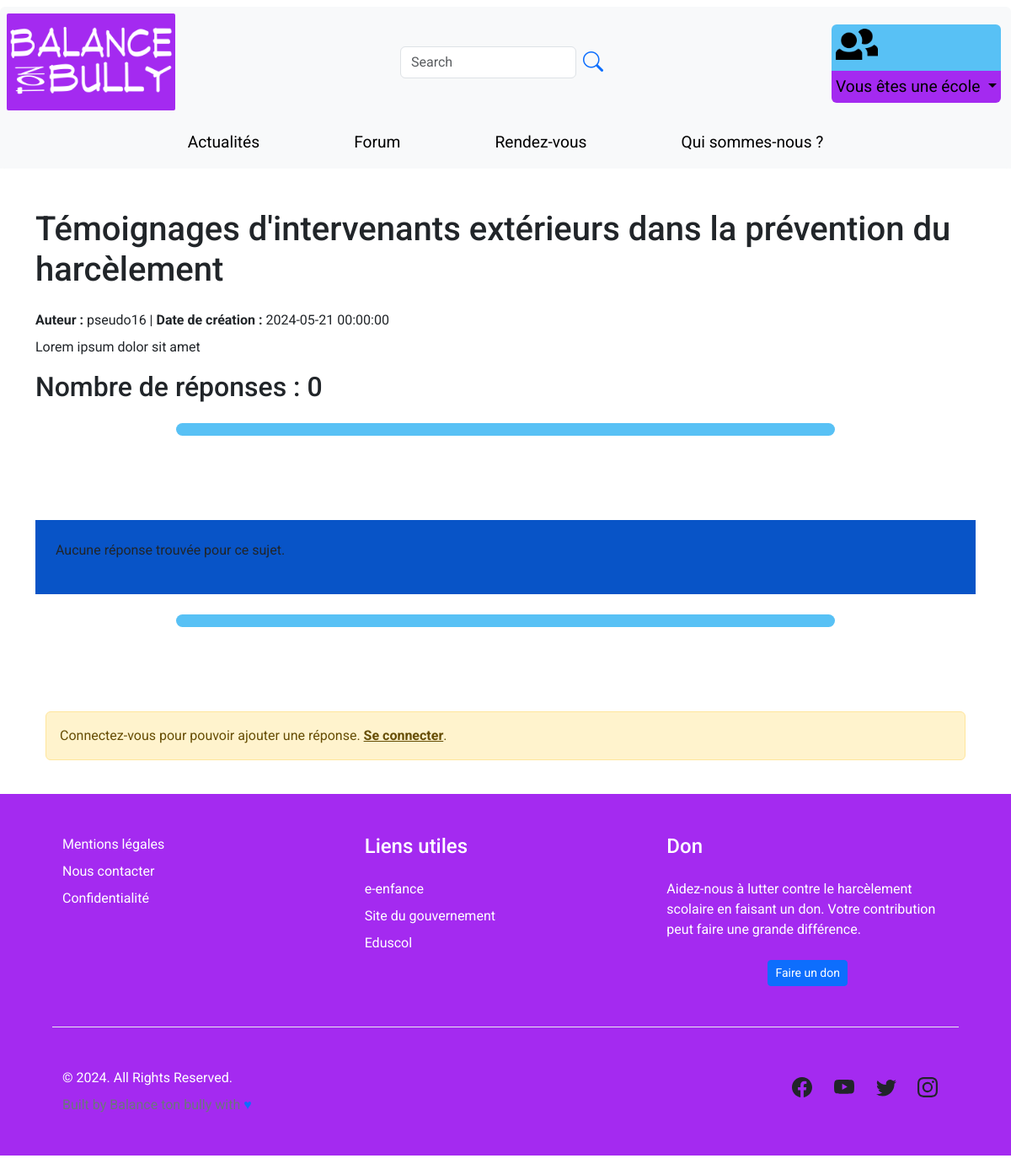
Page /pages/sujet.php?id=39 on the earlier database version.
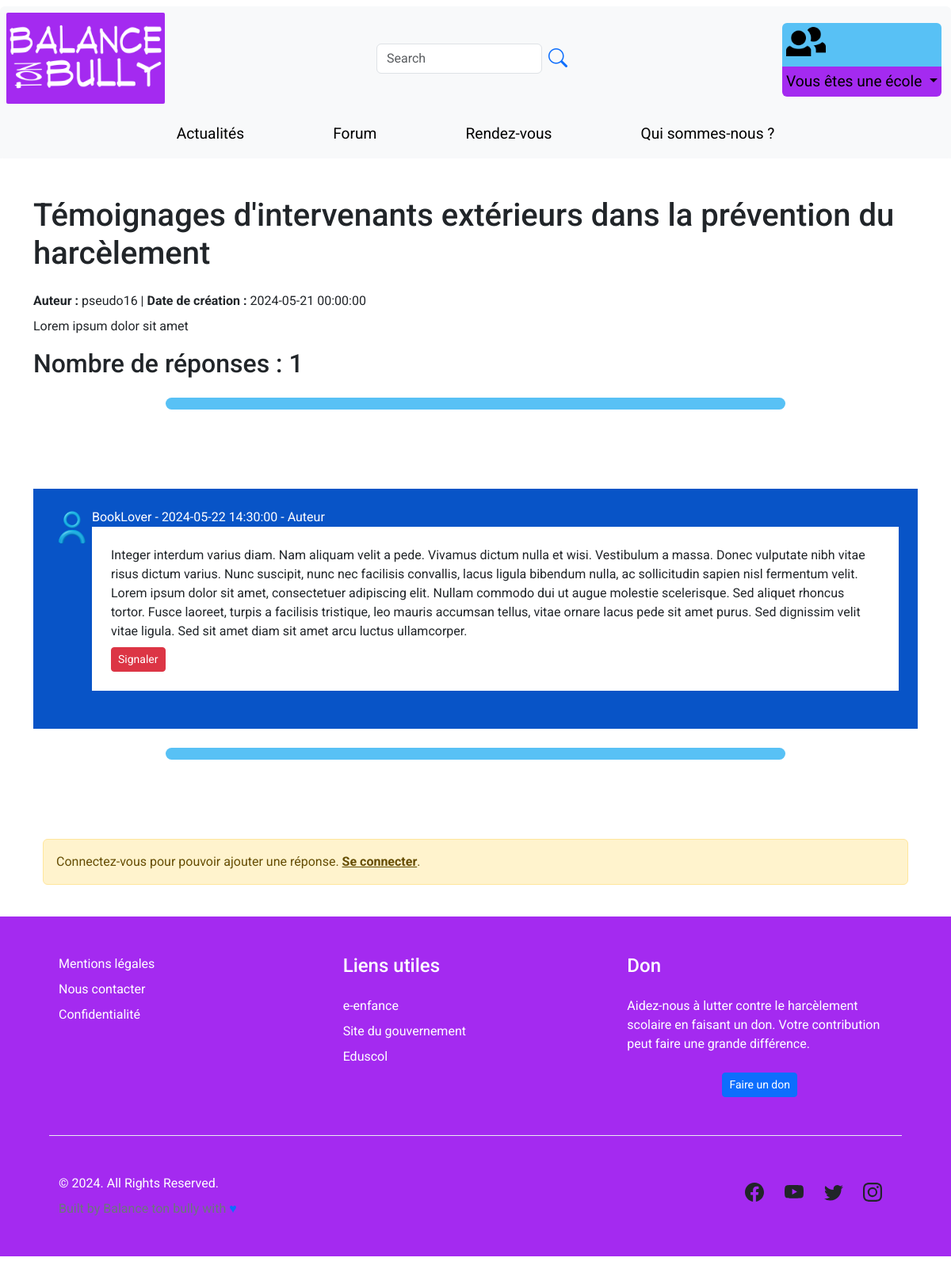
Same page on the later database version.
### tables this page shows
CREATE TABLE `reponses_forum` (
    `id_reponse` int(11) NOT NULL AUTO_INCREMENT,
    `id_sujet` int(11) NOT NULL,
    `id_utilisateur` int(11) NOT NULL,
    `contenu` text NOT NULL,
    `date_creation` datetime NOT NULL,
    PRIMARY KEY (`id_reponse`),
    CONSTRAINT `fk_reponses_sujets` FOREIGN KEY (`id_sujet`) REFERENCES `sujets_forum` (`id`),
    CONSTRAINT `fk_reponses_utilisateur` FOREIGN KEY (`id_utilisateur`) REFERENCES `utilisateurs` (`id`)
);

CREATE TABLE `utilisateurs` (
    `id` int(11) NOT NULL AUTO_INCREMENT,   
    `firstName` varchar(255),      
    `name` varchar(255),           
    `userName` varchar(255) NOT NULL,       
    `mail` varchar(255) NOT NULL,           
    `photo_avatar` varchar(255) DEFAULT '/Balance_ton_bully/assets/avatarProfil.png', 
    `password` varchar(255) NOT NULL,       
    `token` varchar(50) DEFAULT NULL,
    `id_role` int(11) DEFAULT 2,             
    PRIMARY KEY (`id`)                      
);

### pages/sujet.php (the view, shortened to what the changed rows need)
<?php
try {
    $dbh = dbConnexion();
    $elementsParPage = 8;
    $page = isset($_GET['page']) ? intval($_GET['page']) : 1;
    $offset = ($page - 1) * $elementsParPage;
    if(isset($_GET['id']) && is_numeric($_GET['id'])) {
        $idSujet = $_GET['id'];
        $sql = "SELECT sujets_forum.*, utilisateurs.userName AS nom_auteur
                FROM sujets_forum
                LEFT JOIN utilisateurs ON sujets_forum.id_utilisateur = utilisateurs.id
                WHERE  sujets_forum.id = :id";
        $stmt = $dbh->prepare($sql);
        $stmt->bindParam(':id', $idSujet, PDO::PARAM_INT);
        $stmt->execute();
        if ($stmt->rowCount() > 0) {
            $row = $stmt->fetch(PDO::FETCH_ASSOC);
            $sqlCount = "SELECT COUNT(*) AS total FROM reponses_forum WHERE id_sujet = :id";
            $stmtCount = $dbh->prepare($sqlCount);
            $stmtCount->bindParam(':id', $idSujet, PDO::PARAM_INT);
            $stmtCount->execute();
            $totalReponses = $stmtCount->fetch(PDO::FETCH_ASSOC)['total'];
            ?>
            <!DOCTYPE html>
            <html lang="fr">
            <head>
                <link href="https://cdn.jsdelivr.net/npm/bootstrap@5.3.3/dist/css/bootstrap.min.css" rel="stylesheet">
                <link rel="stylesheet" href="../../css/style.css">
            </head>
            <?php include('../includes/headerNav.php')?>
            <body>
            <div class="container mt-5 mx-auto max-w-6xl">
                <h1 class="text-3xl font-bold mb-4"><?= $row['titre'] ?></h1>
                <p class="mb-2"><strong>Auteur :</strong> <?= $row['nom_auteur'] ?> | <strong>Date de création :</strong> <?= $row['date_creation'] ?></p>
                <p class="mb-8"><?= $row['contenu'] ?></p>
                <?php echo '<h2 class="text-2xl font-bold mb-4">Nombre de réponses : ' . $totalReponses . '</h2>';?>
                <div class="transition"></div>
                <?php
                echo '<div style="background-color: #0854C7;" class="p-4 rounded-md mb-4">';
                $sqlReponses = "SELECT reponses_forum.*, utilisateurs.userName AS nom_auteur_reponse, utilisateurs.photo_avatar
                                FROM reponses_forum
                                LEFT JOIN utilisateurs ON reponses_forum.id_utilisateur = utilisateurs.id
                                WHERE id_sujet = :id
                                ORDER BY reponses_forum.date_creation ASC
                                LIMIT :offset, :elementsParPage";
                $stmtReponses = $dbh->prepare($sqlReponses);
                $stmtReponses->bindParam(':id', $idSujet, PDO::PARAM_INT);
                $stmtReponses->bindParam(':offset', $offset, PDO::PARAM_INT);
                $stmtReponses->bindParam(':elementsParPage', $elementsParPage, PDO::PARAM_INT);
                $stmtReponses->execute();
                if ($stmtReponses->rowCount() > 0) {
                    $reponses = $stmtReponses->fetchAll(PDO::FETCH_ASSOC);
                    foreach($reponses as $rowReponse) {
                        $estAuteur = isset($_SESSION['nickName']) && $_SESSION['nickName'] === $rowReponse['nom_auteur_reponse'];
                        echo '<div class="response-item d-flex mb-4">';
                        echo '<div class="avatar-container mr-3">';
                        echo '<img src="' . $rowReponse['photo_avatar'] . '" alt="Avatar" style="width: 50px; height: 50px; border-radius: 50%;">';
                        echo '</div>';
                        echo '<div class="w-full"> ';
                        echo '<div class="d-flex">';
                        echo '<div class="auteur-info text-white">';
                        if ($rowReponse['id_sujet'] === $row['id']) {
                            echo $rowReponse['nom_auteur_reponse'] . ' - ' . $rowReponse['date_creation'] . ' - Auteur ';
                        } else {
                            echo $rowReponse['nom_auteur_reponse'] . ' - ' . $rowReponse['date_creation'];
                        }
                        echo '</div>';
                        echo '</div>';
                        echo '<div class="bg-white shadow-md rounded-md p-4">';
                        echo '<p class="mb-2">' . $rowReponse['contenu'] . '</p>';
                        echo '<div class="flex justify-end">';
                        if (!$estAuteur) {
                            echo '<button onclick="signalerReponse(' . $rowReponse['id_reponse'] . ')" class="btn btn-danger btn-sm">Signaler</button>';
                        }
                        echo '</div>';
                        echo '</div>';
                        echo '</div>';
                        echo '</div>';
                    }
                } else {
                    echo "<p class='text-gray-500'>Aucune réponse trouvée pour ce sujet.</p>";
                }
                echo '</div>';
                ?>
                <div class="transition"></div>
                <?php if (isset($_SESSION['nickName'])) : ?>
                    <div class="mt-5">
                        <h2 class="text-2xl font-bold mb-4">Ajouter une réponse</h2>
                        <form action="ajouterReponse.php" method="post">
                            <div class="form-group">
                                <label for="contenuReponse">Contenu de la réponse :</label>
                                <textarea class="form-control" id="contenuReponse" name="contenuReponse" rows="4" required></textarea>
                            </div>
                            <input type="hidden" name="idSujet" value="<?= $idSujet ?>">
                            <button type="submit" class="btn btn-primary mt-3">Envoyer</button>
                        </form>
                    </div>
                <?php else : ?>
                    <div class="container mt-5">
                        <div class="alert alert-warning" role="alert">
                            Connectez-vous pour pouvoir ajouter une réponse. <a href="../php/connexion.php" class="alert-link">Se connecter</a>.
                        </div>
                    </div>
                <?php endif; ?>
            </div>
            <?php include('../includes/footer.php') ?>
            </body>
            </html>
            <?php
        } else {
            echo "<p class='text-gray-500'>Aucun sujet trouvé avec cet identifiant.</p>";
        }
    } else {
        echo "<p class='text-gray-500'>Identifiant de sujet invalide.</p>";
    }
}catch (PDOException $e) {
    echo "Erreur de connexion à la base de données : " . $e->getMessage();
}
?>

Differences in the rows shown:
added reponses_forum: id_utilisateur.photo_avatar (picture), id_utilisateur.userName "BookLover", date_creation "2024-05-22 14:30:00", contenu "Integer interdum varius diam. Nam aliquam velit a pede. Vivamus dictum nulla et wisi. Vestibulum a massa. Donec vulputate nibh vitae risus dictum varius. Nunc suscipit, nunc nec facilisis convallis, lacus ligula bibendum nulla, ac sollicitudin sapien nisl fermentum velit. Lorem ipsum dolor sit amet, consectetuer adipiscing elit. Nullam commodo dui ut augue molestie scelerisque. Sed aliquet rhoncus tortor. Fusce laoreet, turpis a facilisis tristique, leo mauris accumsan tellus, vitae ornare lacus pede sit amet purus. Sed dignissim velit vitae ligula. Sed sit amet diam sit amet arcu luctus ullamcorper."
Other differences:
$totalReponses: "0" → "1"
text no longer shown: "Aucune réponse trouvée pour ce sujet."
